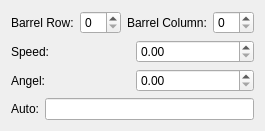
<?xml version="1.0" encoding="UTF-8"?>
<ui version="4.0">
 <class>Form</class>
 <widget class="QWidget" name="Form">
  <property name="geometry">
   <rect>
    <x>0</x>
    <y>0</y>
    <width>254</width>
    <height>128</height>
   </rect>
  </property>
  <property name="windowTitle">
   <string>Form</string>
  </property>
  <layout class="QVBoxLayout" name="verticalLayout_2">
   <item>
    <layout class="QVBoxLayout" name="verticalLayout">
     <item>
      <layout class="QHBoxLayout" name="horizontalLayout_3">
       <item>
        <layout class="QHBoxLayout" name="horizontalLayout">
         <item>
          <widget class="QLabel" name="label">
           <property name="text">
            <string>Barrel Row:</string>
           </property>
          </widget>
         </item>
         <item>
          <widget class="QSpinBox" name="WBarrelRowSpinBox"/>
         </item>
        </layout>
       </item>
       <item>
        <layout class="QHBoxLayout" name="horizontalLayout_2">
         <item>
          <widget class="QLabel" name="label_2">
           <property name="text">
            <string>Barrel Column:</string>
           </property>
          </widget>
         </item>
         <item>
          <widget class="QSpinBox" name="WBarrelColumnSpinBox"/>
         </item>
        </layout>
       </item>
      </layout>
     </item>
     <item>
      <layout class="QHBoxLayout" name="horizontalLayout_4">
       <item>
        <widget class="QLabel" name="label_3">
         <property name="text">
          <string>Speed:</string>
         </property>
        </widget>
       </item>
       <item>
        <widget class="QDoubleSpinBox" name="WSpeedDoubleSpinBox"/>
       </item>
      </layout>
     </item>
     <item>
      <layout class="QHBoxLayout" name="horizontalLayout_5">
       <item>
        <widget class="QLabel" name="label_4">
         <property name="text">
          <string>Angel:</string>
         </property>
        </widget>
       </item>
       <item>
        <widget class="QDoubleSpinBox" name="WAngleDoubleSpinBox"/>
       </item>
      </layout>
     </item>
     <item>
      <layout class="QHBoxLayout" name="horizontalLayout_6">
       <item>
        <widget class="QLabel" name="label_5">
         <property name="text">
          <string>Auto:</string>
         </property>
        </widget>
       </item>
       <item>
        <widget class="QLineEdit" name="WBarrelAutoLineEdit"/>
       </item>
      </layout>
     </item>
    </layout>
   </item>
  </layout>
 </widget>
 <resources/>
 <connections/>
</ui>
